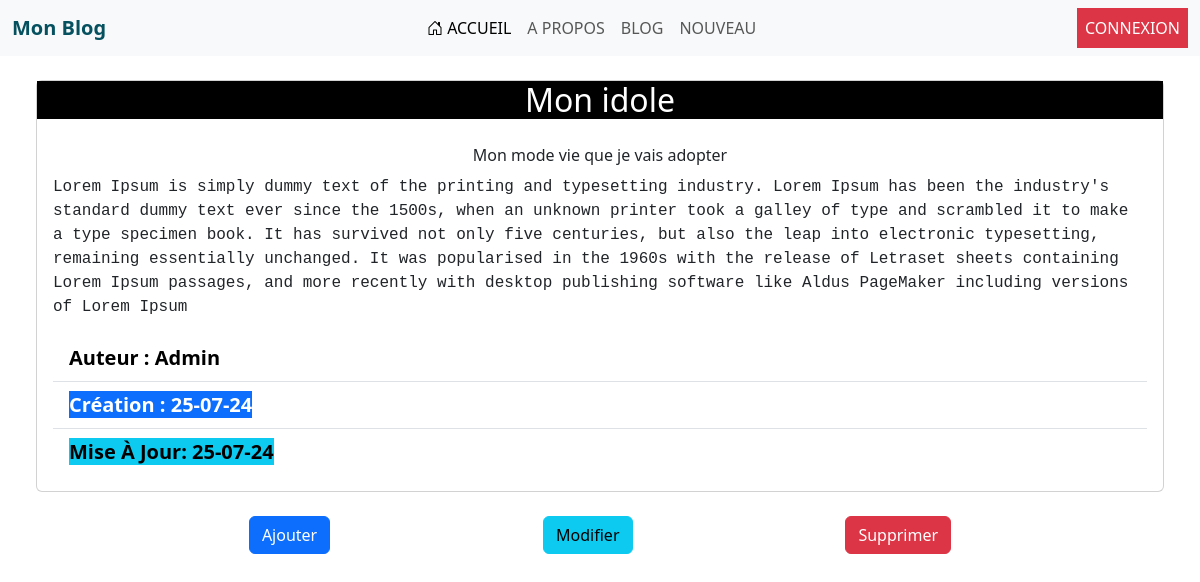
The page /detail_article/34/ on the database its author committed.
### blog/models.py (models this page shows, shortened)
class Blog(models.Model):
    titre       = models.CharField(max_length=100)
    description = models.TextField()
    content     = models.TextField()
    auteur      = models.ForeignKey(User, on_delete=models.CASCADE)
    create_date = models.DateTimeField(auto_now_add=True)
    update_date = models.DateTimeField(auto_now=True)

### blog/views.py (the view)
def detail_article(request, id):
    blogs = get_object_or_404(Blog, id=id)
    return render (request, "bloggers/detail.html", {'blogs': blogs})

### templates/bloggers/detail.html
{% extends "bases.html" %}
{% block content %}
<div class="container-fluid">
    <div class="row g-4 m-auto">
            <div class="col m-auto">
                <div class="card">
                    <h2 class="card-title text-center bg-black text-white">
                            {{ blogs.titre }}
                    </h2>
                    <div class="card-body">
                        <p class="card-title text-center"> {{ blogs.description }} </p>
                        <p class="card-text justify-content-center font-monospace"> {{ blogs.content }} </p>
                        <ul class="list-group list-group-flush">
                            <li class="list-group-item text-black fw-bold fs-5 text-capitalize">
                                auteur  : {{ blogs.auteur }}
                            </li>
                            <li class="list-group-item ">
                                <span class="bg-primary text-white fw-bold fs-5 text-capitalize m-auto">
                                    création : {{ blogs.create_date | date:"d-m-y" }}
                                </span>
                            </li>
                            <li class="list-group-item">
                                <span class="bg-info text-black fw-bold fs-5 text-capitalize">
                                mise à jour: {{ blogs.update_date | date:"d-m-y"  }}
                                </span>
                            </li>
                        </ul>
                    </div>
                </div>
            </div>
    </div>
    <div class="row g-4 m-auto">
        <div class="col m-auto d-flex justify-content-evenly mt-4">
            <a href="{% url 'ajouter' %}" class="btn btn-primary" type="submit"> Ajouter </a>
            <a  href="{% url 'edit_artcle' blogs.id %}" class="btn btn-info" type="submit"> Modifier </a>
            <a href="{% url 'delete_artcle' blogs.id %}" class="btn btn-danger" type="submit"> Supprimer </a>
        </div>
    </div>
</div>
{% endblock %}

### rows shown on the page
Blog: titre "Mon idole", description "Mon mode vie que je vais adopter", content "Lorem Ipsum is simply dummy text of the printing and typesetting industry. Lorem Ipsum has been the industry's standard dummy text ever since the 1500s, when an unknown printer took a galley of type and scrambled it to make a type specimen book. It has survived not only five centuries, but also the leap into electronic typesetting, remaining essentially unchanged. It was popularised in the 1960s with the release of Letraset sheets containing Lorem Ipsum passages, and more recently with desktop publishing software like Aldus PageMaker including versions of Lorem Ipsum", auteur "Admin", create_date "25-07-24", update_date "25-07-24"
